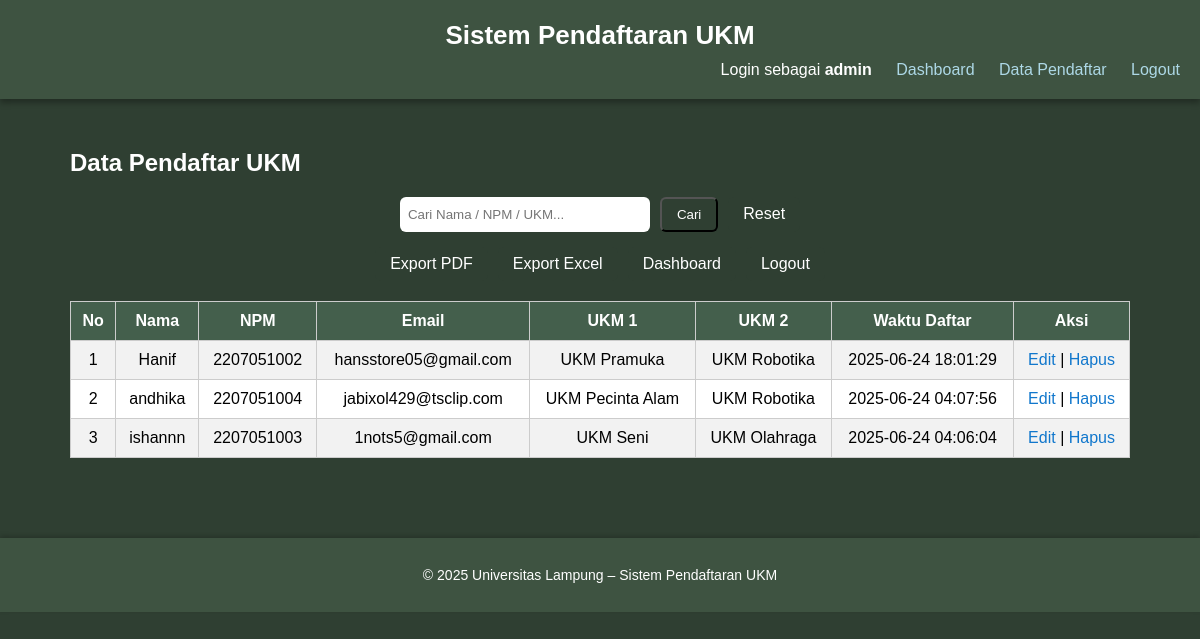
Page /ukm/admin_panel.php (signed in) on the committed database.
### tables this page shows
CREATE TABLE `pendaftar` (
  `id` int(11) NOT NULL,
  `nama` varchar(100) NOT NULL,
  `npm` varchar(15) NOT NULL,
  `email` varchar(100) NOT NULL,
  `ukm1` varchar(50) NOT NULL,
  `ukm2` varchar(50) DEFAULT NULL,
  `waktu_daftar` timestamp NOT NULL DEFAULT current_timestamp()
);

### ukm/admin_panel.php (the view, shortened to what this page needs)
<?php
include 'config/db.php';
include 'templates/header.php';
$keyword = $_GET['search'] ?? "";
$sql = "SELECT * FROM pendaftar WHERE
        nama LIKE ? OR
        npm LIKE ? OR
        ukm1 LIKE ? OR
        ukm2 LIKE ?
        ORDER BY waktu_daftar DESC";
$stmt = $conn->prepare($sql);
$searchTerm = "%$keyword%";
$stmt->bind_param("ssss", $searchTerm, $searchTerm, $searchTerm, $searchTerm);
$stmt->execute();
$result = $stmt->get_result();
?>
<div class="box">
  <h2>Data Pendaftar UKM</h2>
  <form method="GET" class="search-form">
    <input type="text" name="search" placeholder="Cari Nama / NPM / UKM..." value="<?= htmlspecialchars($keyword) ?>">
    <input type="submit" class="btn" value="Cari">
    <a href="admin_panel.php" class="btn">Reset</a>
  </form>
  <div class="actions">
    <a href="export_pdf.php" class="btn">Export PDF</a>
    <a href="export_excel.php" class="btn">Export Excel</a>
    <a href="dashboard.php" class="btn">Dashboard</a>
    <a href="logout.php" class="btn">Logout</a>
  </div>
  <table>
    <tr>
      <th>No</th>
      <th>Nama</th>
      <th>NPM</th>
      <th>Email</th>
      <th>UKM 1</th>
      <th>UKM 2</th>
      <th>Waktu Daftar</th>
      <th>Aksi</th>
    </tr>
    <?php
    $no = 1;
    while ($row = $result->fetch_assoc()) {
        echo "<tr>
                <td>{$no}</td>
                <td>{$row['nama']}</td>
                <td>{$row['npm']}</td>
                <td>{$row['email']}</td>
                <td>{$row['ukm1']}</td>
                <td>{$row['ukm2']}</td>
                <td>{$row['waktu_daftar']}</td>
                <td>
                  <a href='edit.php?id={$row['id']}'>Edit</a> |
                  <a href='delete.php?id={$row['id']}' onclick=\"return confirm('Yakin ingin menghapus?');\">Hapus</a>
                </td>
              </tr>";
        $no++;
    }
    ?>
  </table>
</div>
<?php include 'templates/footer.php'; ?>

### ukm/templates/header.php (style rules this page uses)
* { box-sizing: border-box; }
body { background-color: #2f3f32; color: white; font-family: Arial, sans-serif; text-align: center; margin: 0; padding: 0; }
a { color: #add8e6; text-decoration: none; }

### ukm/admin_panel.php (style rules this page uses)
.actions { margin-top: 15px; display: flex; flex-wrap: wrap; gap: 10px; justify-content: center; }
form.search-form { margin-bottom: 15px; display: flex; justify-content: center; gap: 10px; flex-wrap: wrap; }
input[type="text"] { padding: 8px; width: 250px; border-radius: 6px; border: none; }
table { width: 100%; border-collapse: collapse; background: white; color: black; margin-top: 20px; }
th, td { padding: 10px; border: 1px solid #ccc; text-align: center; }
th { background-color: #445f4c; color: white; }
tr:nth-child(even) { background-color: #f2f2f2; }
a { color: #1177cc; text-decoration: none; }
.btn { background-color: #2f3f32; color: white; padding: 8px 15px; text-decoration: none; border-radius: 6px; display: inline-block; }

### rows in the picture
pendaftar: nama "Hanif", npm "2207051002", email "hansstore05@gmail.com", ukm1 "UKM Pramuka", ukm2 "UKM Robotika", waktu_daftar "2025-06-24 18:01:29"
pendaftar: nama "andhika", npm "2207051004", email "jabixol429@tsclip.com", ukm1 "UKM Pecinta Alam", ukm2 "UKM Robotika", waktu_daftar "2025-06-24 04:07:56"
pendaftar: nama "ishannn", npm "2207051003", email "1nots5@gmail.com", ukm1 "UKM Seni", ukm2 "UKM Olahraga", waktu_daftar "2025-06-24 04:06:04"

### other values in the picture
$_SESSION['admin_login'] "admin"
